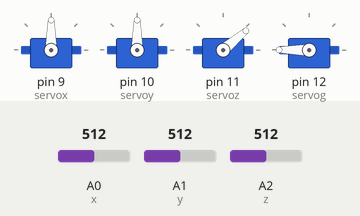
This sketch was run on a simulated Arduino Uno, built with avr-gcc and run on an emulated ATmega328P. Shown: 4 × servo. The test bench sets the inputs (shaded band); at power-on: A0 (x) = 512, A1 (y) = 512, A2 (z) = 512. What the sketch prints to the serial monitor is not drawn.

Above: at 0.1 s.
Timing chart, 0 to 1.6 s (numbered marks = the images above):
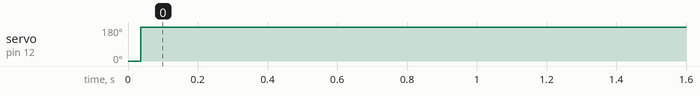

The sketch:

Robotic_arm.ino
```cpp
#include <Servo.h>

Servo servox;
Servo servoy;
Servo servoz;
Servo servog;


int posx=90;
int posy=90;
int posz=40;
int posg=0;


int x=A0;
int y=A1;
int z=A2;

int valx=0;
int valy=0;
int valz=0;

void setup()
{
  servox.attach(9);
  servoy.attach(10);
  servoz.attach(11);
  servog.attach(12);

  servox.write(90);
  servoy.write(90);
  servoz.write(40);
  servog.write(0);
  Serial.begin(9600);
}

void loop()
{
valx=analogRead(x);
valx=analogRead(y);
valx=analogRead(z);
Serial.print(analogRead(x));
Serial.print("\t");
Serial.print(analogRead(y));
Serial.print("\t");
Serial.print(analogRead(z));
Serial.println();
delay(35);

//Serial

if ((valx>270)&&(valx<315)&&(valy<320)&&(valy>350))
{
  posx--;
  servox.write(posx);
}
if ((valx>375)&&(valx<415)&&(valy<320)&&(valy>350))
{
  posx++;
  servox.write(posx);
}

//Base Servo

if ((valx>260)&&(valx<300)&&(valy<320)&&(valy>350))
{
  posy++;
  servoy.write(posy);
}
if ((valx>270)&&(valx<315)&&(valy<320)&&(valy>350))
{
  posy--;
  servoy.write(posy);
}

//Gripper

if(valz<330)
{
  servog.write(180);
}
if(valz>350)
{
  servog.write(0);
}

//Servo 2

if ((valx>290)&&(valx<325)&&(valy<305)&&(valy>330))
{
  posy++;
  servoz.write(posz);
}

if ((valx>250)&&(valx<380)&&(valy<305)&&(valy>330))
{
  posz--;
  servoz.write(posz);
}


}
```

Measured:
- by itself, servo on pin 12 (servog): 0° → 180° at 0.04 s
